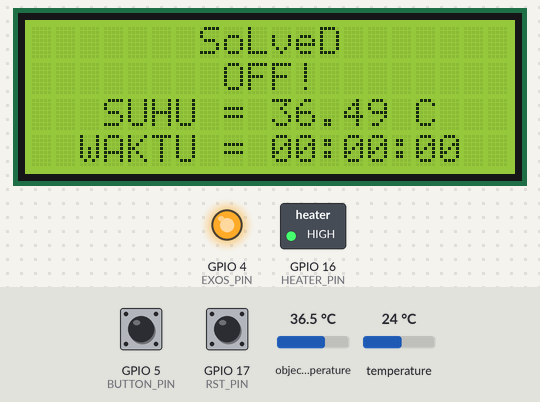
A sketch run on a simulated ESP32. Parts: 20×4 character LCD, switched loads named in the sketch (green lamp = pin HIGH), output pins drawn as LEDs (lit = HIGH). The test bench sets the inputs (shaded band); at power-on: GPIO 5 (BUTTON_PIN) HIGH, object temperature 36.5 °C, GPIO 17 (RST_PIN) HIGH, temperature 24 °C. WiFi joins after 1.5 s; servers stay silent unless stated; what the sketch prints to the serial monitor is not drawn. At 16.7 s the program restarts the board; the recording ends there.

Above: at 3.1 s.
3.2 s: GPIO 5 (BUTTON_PIN) pulled LOW for 1.3 s
At 4.9 s:
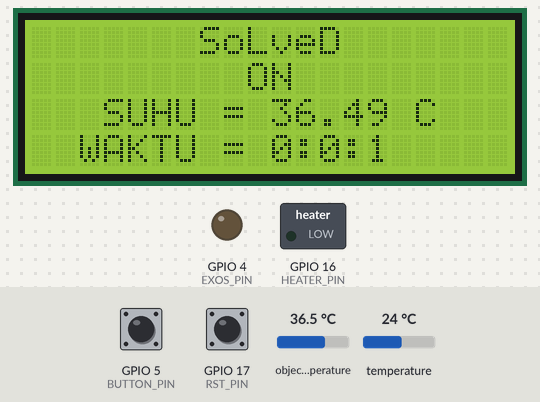
8.8 s: object temperature set to 20 °C
At 10.2 s:
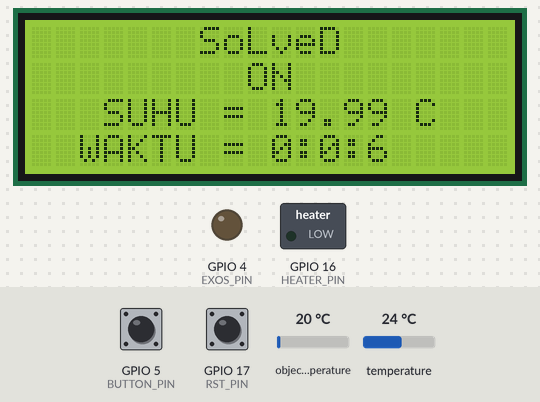
11.9 s: object temperature set to 26 °C
At 15.0 s:
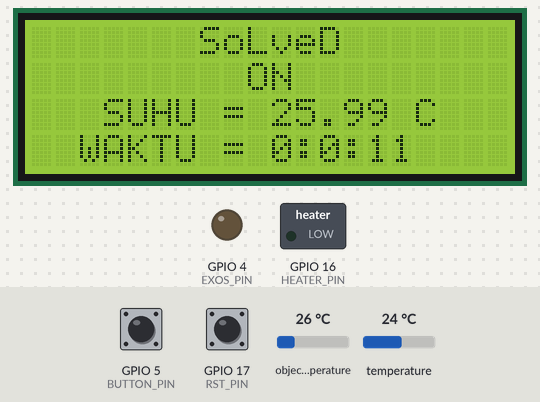
15.1 s: GPIO 17 (RST_PIN) pulled LOW for 1.3 s
Timing chart, 0 to 16.7 s (numbered marks = the images above; inputs shaded):
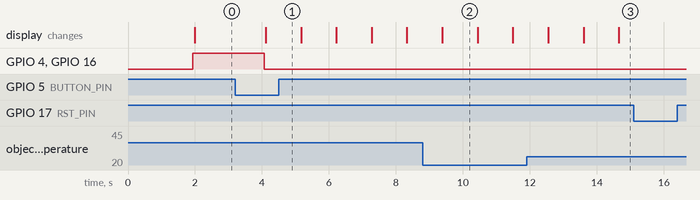

Measured:
- after the input at 3.2 s, GPIO 4 (EXOS_PIN), GPIO 16 (HEATER_PIN): HIGH → LOW after 0.87 s; the display: changes after 0.91 s (image 1)
- after the input at 15.1 s, every drawn part: stays the same
- what the display in image 2 shows lasts 1.0 s, from 9.4 s to 10.4 s

The sketch:

IoT_saja.ino
```cpp
#define BLYNK_TEMPLATE_ID "TMPL66VTj5dfj"
#define BLYNK_TEMPLATE_NAME "SOLVED MONITORING"
#define BLYNK_AUTH_TOKEN "q2jl-QoLYedNAkAlezt1cjFttFirUXBy"

#include <Blynk.h>
#define BLYNK_PRINT Serial
#define BUTTON_PIN2 V2
// #define HOURS V3
// #define MINUTES V4
// #define SECONDS V5

#include <WiFi.h>
#include <WiFiClient.h>
#include <BlynkSimpleEsp32.h>

#include <LiquidCrystal_I2C.h>

#include <Wire.h>
#include <Adafruit_MLX90614.h>

#define EXOS_PIN 4
#define HEATER_PIN 16
#define BUTTON_PIN 5
#define RST_PIN 17

LiquidCrystal_I2C lcd(0x27, 20, 4);  // Alamat I2C untuk modul 20x4
Adafruit_MLX90614 mlx = Adafruit_MLX90614();

int isFirstPress = 0;
int buttonState = 0;

bool lastButtonState = HIGH;
bool currentButtonState;
bool refresh = false;
bool isDeviceOn = false;

char ssid[] = "Galaxy A727885";
char pass[] = "ginnamon";
unsigned long startTime = 0;

BLYNK_WRITE(BUTTON_PIN2){
  buttonState = param.asInt();
}

void setup() {
  Blynk.begin(BLYNK_AUTH_TOKEN, ssid, pass);
  pinMode(EXOS_PIN, OUTPUT);
  pinMode(HEATER_PIN, OUTPUT);
  pinMode(BUTTON_PIN, INPUT_PULLUP);
  pinMode(RST_PIN, INPUT_PULLUP); // Using INPUT_PULLUP to enable internal pull-up resistor
  lcd.init();
  Serial.begin(115200);
  mlx.begin();

  lcd.begin(20, 4);        // Inisialisasi LCD 20x4
  lcd.backlight();         // Hidupkan pencahayaan belakang
  lcd.setCursor(7, 0);     // Set kursor ke baris 1, kolom 1
  lcd.print("SoLveD");


  digitalWrite(EXOS_PIN, HIGH);
  digitalWrite(HEATER_PIN, HIGH);

  WiFi.begin(ssid, pass);
  while (WiFi.status() != WL_CONNECTED) {
    delay(1000);
    Serial.println("Connecting to WiFi");
  }
  startTime = millis();

}

void loop() {
  float ambient = mlx.readAmbientTempC();
  float object = mlx.readObjectTempC();
  int hours,minutes,seconds;

  if (digitalRead(RST_PIN) == LOW) {
    refresh = true;
  }
  if (refresh) {
      Serial.println("System refreshed");
      delay(1000);
      ESP.restart();
      refresh = false;
  }

  Serial.print("Ambient = ");
  Serial.print(ambient);
  Serial.print("*C\tObject = ");
  Serial.print(object);
  Serial.println("*C");
  Serial.println(isFirstPress);

  lcd.setCursor(3, 2);
  lcd.print("SUHU = ");
  lcd.print(object);
  lcd.print(" C");
  currentButtonState = digitalRead(BUTTON_PIN);

  if (currentButtonState == LOW && lastButtonState == HIGH) {
    isFirstPress++;
  }

  if (isFirstPress == 1 || buttonState == HIGH){
    isDeviceOn = true;
  }
  else if (isFirstPress == 2 || buttonState == LOW){
    isDeviceOn = false;
    isFirstPress = 0;
  }

  if (isDeviceOn) {
    digitalWrite(EXOS_PIN, LOW);
    digitalWrite(HEATER_PIN, LOW);
  } else {
    digitalWrite(EXOS_PIN, HIGH);
    digitalWrite(HEATER_PIN, HIGH);
    }

  if (isDeviceOn){
    unsigned long currentTime = millis();
    unsigned long elapsedTime = currentTime - startTime;

    hours = elapsedTime / 3600000;
    minutes = (elapsedTime % 3600000) / 60000;
    seconds = ((elapsedTime % 3600000) % 60000) / 1000;
    lcd.clear();
    lcd.setCursor(7, 0);     // Set kursor ke baris 1, kolom 1
    lcd.print("SoLveD");
    lcd.setCursor(9, 1);
    lcd.print("ON");
    lcd.setCursor(3, 2);
    lcd.print("SUHU = ");
    lcd.print(object);
    lcd.print(" C");
    lcd.setCursor(2, 3);
    lcd.print("WAKTU = ");
    lcd.print(hours);
    lcd.print(":");
    lcd.print(minutes);
    lcd.print(":");
    lcd.print(seconds);
  }
  else {
    lcd.clear();
    startTime = millis();
    lcd.setCursor(7, 0);     // Set kursor ke baris 1, kolom 1
    lcd.print("SoLveD");
    lcd.setCursor(8, 1);
    lcd.print("OFF!");
    lcd.setCursor(3, 2);
    lcd.print("SUHU = ");
    lcd.print(object);
    lcd.print(" C");
    lcd.setCursor(2, 3);
    lcd.print("WAKTU = 00:00:00");
  }

  lastButtonState = currentButtonState;

  Blynk.virtualWrite(V0, object);
  // Blynk.virtualWrite(V1, ambient);
  Blynk.virtualWrite(V3, hours);
  Blynk.virtualWrite(V4, minutes);
  Blynk.virtualWrite(V5, seconds);
  // Blynk.virtualWrite(V2, isFirstPressBlynk);

  delay(1000);
  Blynk.run();
}
```
